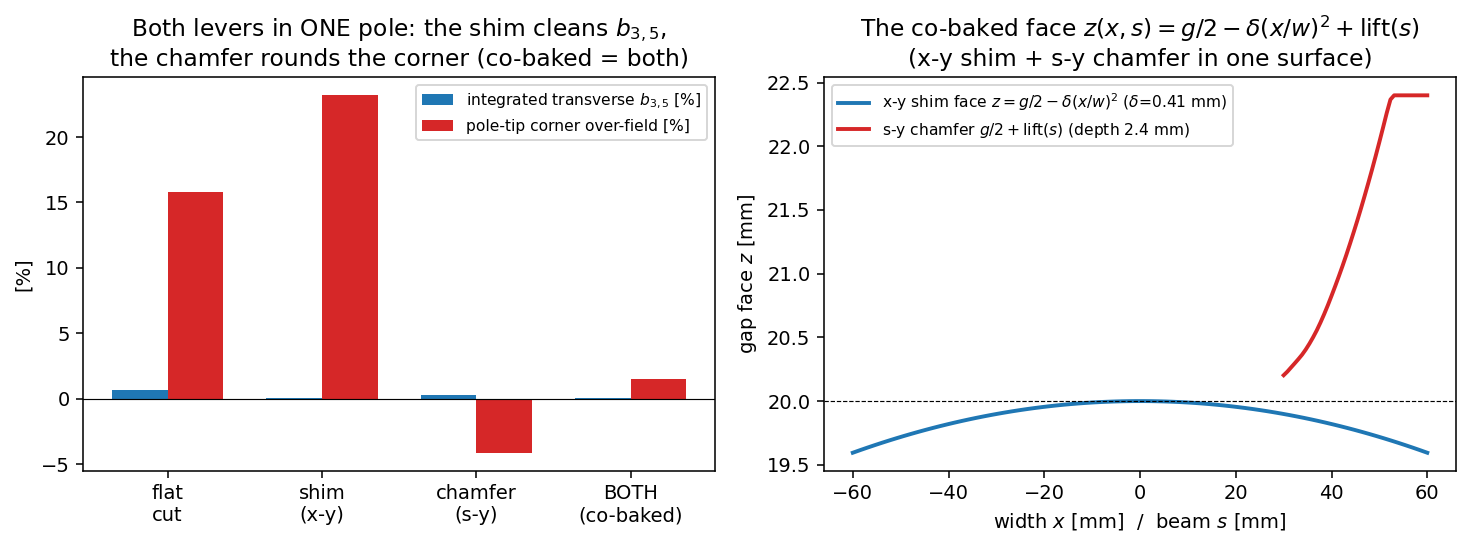

Python code for this plot:
r"""The two-plane end pack CO-BAKED into ONE 3-D pole face: z(x,s)=g/2 - delta(x/w)^2 + lift(s).

THE COMPLETION of endpack_two_plane.py
--------------------------------------
endpack_two_plane.py designed the magnet END in two orthogonal 2-D planes -- the
x-y cross-section (the shim delta that zeroes the transverse b_3) and the s-y
longitudinal plane (the Rogowski end chamfer ghat(s)) -- but its 3-D reflection
carried the s-y chamfer at a FIXED body width (the x-y shim was verified as the
transverse lever, not yet baked into the same 3-D pole).  Its honest scope named
the next refinement: a SINGLE pole surface carrying BOTH

    z_face(x, s) = g/2 - delta (x/w)^2  +  lift(s)
                    \_____ x-y shim _____/   \_ s-y _/   (a tensor-product face).

This file bakes both into one pole and shows BOTH levers act AT ONCE: the
co-baked pole achieves a clean integrated transverse b_3,5 AND a rounded pole-tip
corner -- the cleanly-separated levers of the two planes, composed in 3-D.

WHAT IS SHOWN (4 cases, the same equipotential-pole drive + integrated analyzer
as endpack_two_plane._solve_3d_endpack)
-------------------------------------------------------------------------------
  baseline   (delta=0, ghat=0): the flat-cut end -- corner over-fields, b_3,5 present
  shim-only  (delta>0, ghat=0): the transverse b_3,5 cleaned (the x-y lever)
  chamfer-only (delta=0, ghat>0): the corner rounded (the s-y lever)
  BOTH       (delta>0, ghat>0): the co-baked end -- clean b_3,5 AND rounded corner

The headline is the BOTH case: ONE pole face achieves spurious b_3,5 ~ 0.05% AND
the pole-tip corner field below the body -- the two-plane design composed in 3-D.

Honest scope: the exact delta(x/w)^2 shim needs an x-VARYING face, built here as an
x-prism STAIRCASE (n_slab (y,z) prisms, each with its own shim offset).  That
faceting makes netgen mesh the no-shim and the shim cases at DIFFERENT densities,
so the per-case ABSOLUTE numbers are research-grade, not precision -- the
demonstration is the CO-EXISTENCE of both levers in the (well-resolved) BOTH pole,
whose per-lever CAUSATION is independently golden-locked elsewhere (the x-y shim
zeroes b_3: accel_pole_dipole_body_2d / endpack_two_plane Plane 1; the s-y chamfer
drives the corner over-field through 1: endpack_two_plane's depth sweep).  A
precision tensor LOFT (OCC ThruSections) is the clean construction.

run:  python endpack_cobake.py            # the 4-case co-bake table
      python endpack_cobake.py --fig        # + figure
"""
import argparse
import json
import os
import sys

import numpy as np

sys.path.insert(0, os.path.dirname(os.path.abspath(__file__)))

import endpack_two_plane as ep                       # noqa: E402  drive + analyzer + planes

G2 = ep.G2
L_BEAM = ep.L_BEAM
POLE_W = ep.POLE_W
Z_OUT = ep.Z_OUT
X_AIR3, Y_AIR3, Z_AIR3 = ep.X_AIR3, ep.Y_AIR3, ep.Z_AIR3


def build_cobake(delta=0.0, chamfer_depth=0.0, chamfer_len=0.030, ghat=None,
                 maxh_air=0.05, n_slab=6, n_face=25):
    """Upper-half pole whose gap face is z(x,s) = g/2 - delta*(x/w)^2 + lift(s):
    BOTH the x-y shim (delta) AND the s-y chamfer (ghat) baked in, via an x-slab
    staircase of (y,z) prisms (each slab carries its own shim offset + chamfer
    face).  Equipotential-pole drive labels (median / pole / far), as
    endpack_two_plane._build_3d_endpack."""
    import ngsolve as ng
    from netgen.occ import Box, Pnt, WorkPlane, Axes, X, Y, OCCGeometry

    hL = L_BEAM / 2.0

    def lift(y):
        if ghat is None or chamfer_depth <= 0:
            return 0.0
        s = max((y - (hL - chamfer_len)) / chamfer_len,
                ((-hL + chamfer_len) - y) / chamfer_len)
        s = min(max(s, 0.0), 1.0)
        return chamfer_depth * ghat(s)

    xe = np.linspace(-POLE_W, POLE_W, n_slab + 1)
    ys = np.linspace(-hL, hL, n_face)
    pole = None
    for i in range(n_slab):
        x0, x1 = float(xe[i]), float(xe[i + 1])
        xc = 0.5 * (x0 + x1)
        shim = delta * (xc / POLE_W) ** 2
        wp = WorkPlane(Axes(Pnt(x0, 0.0, 0.0), n=X, h=Y))       # (y, z) plane at x = x0
        zf = [G2 - shim + lift(y) for y in ys]
        wp.MoveTo(float(ys[0]), zf[0])
        for yi, zi in zip(ys[1:], zf[1:]):
            wp.LineTo(float(yi), zi)
        wp.LineTo(float(ys[-1]), Z_OUT)
        wp.LineTo(float(ys[0]), Z_OUT)
        wp.Close()
        slab = wp.Face().Extrude(x1 - x0)
        pole = slab if pole is None else pole + slab

    air = Box(Pnt(-X_AIR3, -Y_AIR3, 0.0), Pnt(X_AIR3, Y_AIR3, Z_AIR3)) - pole
    for f in air.faces:
        c = f.center
        if abs(c.z) < 1e-7:
            f.name = "median"
        elif abs(c.x) > X_AIR3 - 1e-7 or abs(c.y) > Y_AIR3 - 1e-7 or c.z > Z_AIR3 - 1e-7:
            f.name = "far"
        else:
            f.name = "pole"
    air.maxh = maxh_air
    with ng.TaskManager():
        mesh = ng.Mesh(OCCGeometry(air).GenerateMesh(maxh=maxh_air))
    return mesh


def cobake_design(fast=True, chamfer_frac=0.12, chamfer_len=0.030):
    """Design delta (x-y Plane 1) + ghat (s-y Plane 2), then bake the 4 cases and
    read the transverse b_3,5 + the pole-tip corner over-field of each."""
    maxh2 = 0.009 if fast else 0.006
    maxh3 = 0.05 if fast else 0.04
    n_beam, n_theta = (25, 10) if fast else (33, 16)

    # Plane 1 (x-y): the shim delta that zeroes the transverse b_3
    xy = ep.body2d.solve(maxh=maxh2)
    delta = float(xy["delta_opt_m"])
    # Plane 2 (s-y): the Rogowski end chamfer shape ghat(s)
    sy = ep.solve_sy_endpack(maxh_air=maxh2, chamfer_len=chamfer_len)
    ghat = ep._ghat_callable(sy)
    depth = chamfer_frac * G2

    cases = [
        ("baseline", 0.0, 0.0, None),
        ("shim_only", delta, 0.0, None),
        ("chamfer_only", 0.0, depth, ghat),
        ("both", delta, depth, ghat),
    ]
    rows = {}
    for name, d, c, g in cases:
        mesh = build_cobake(delta=d, chamfer_depth=c, chamfer_len=chamfer_len,
                            ghat=g, maxh_air=maxh3)
        r = ep._solve_3d_endpack(mesh, order=2, n_beam=n_beam, n_theta=n_theta)
        rows[name] = {
            "ne": r["ne"],
            "tip_enhancement": r["tip_enhancement"],
            "integrated_spurious_rel": r["integrated_spurious_rel"],
            "L_eff_m": r["L_eff_m"],
        }

    b = rows["both"]
    return {
        "shim_delta_m": delta, "chamfer_depth_m": float(depth),
        "chamfer_len_m": float(chamfer_len),
        "cases": rows,
        "both_clean_transverse_rel": b["integrated_spurious_rel"],
        "both_corner_tip": b["tip_enhancement"],
        # the per-lever directions (large, robust to the staircase mesh):
        "chamfer_rounds_corner": bool(rows["chamfer_only"]["tip_enhancement"]
                                      < rows["baseline"]["tip_enhancement"]),
        "shim_cleans_transverse": bool(rows["shim_only"]["integrated_spurious_rel"]
                                       < rows["baseline"]["integrated_spurious_rel"]),
    }


def _figure(res):
    import matplotlib
    matplotlib.use("Agg")
    import matplotlib.pyplot as plt

    fig, ax = plt.subplots(1, 2, figsize=(10.6, 4.0), dpi=140)
    names = ["baseline", "shim_only", "chamfer_only", "both"]
    labels = ["flat\ncut", "shim\n(x-y)", "chamfer\n(s-y)", "BOTH\n(co-baked)"]
    spur = [res["cases"][n]["integrated_spurious_rel"] * 100 for n in names]
    tipov = [(res["cases"][n]["tip_enhancement"] - 1.0) * 100 for n in names]
    xb = np.arange(4)
    ax[0].bar(xb - 0.18, spur, 0.36, color="C0", label="integrated transverse $b_{3,5}$ [%]")
    ax[0].bar(xb + 0.18, tipov, 0.36, color="C3", label="pole-tip corner over-field [%]")
    ax[0].axhline(0, color="k", lw=0.6)
    ax[0].set_xticks(xb); ax[0].set_xticklabels(labels)
    ax[0].set_ylabel("[%]")
    ax[0].set_title("Both levers in ONE pole: the shim cleans $b_{3,5}$,\n"
                    "the chamfer rounds the corner (co-baked = both)")
    ax[0].legend(fontsize=8)

    # RIGHT: the co-baked face z(x,s) -- the shim in x (at body) + chamfer in s (at centre)
    hL = L_BEAM / 2.0
    xs = np.linspace(-POLE_W, POLE_W, 80)
    d = res["shim_delta_m"]
    ax[1].plot(xs * 1e3, (G2 - d * (xs / POLE_W) ** 2) * 1e3, "C0", lw=2,
               label=f"x-y shim face $z=g/2-\\delta(x/w)^2$ ($\\delta$={d*1e3:.2f} mm)")
    sy = ep.solve_sy_endpack(maxh_air=0.009, chamfer_len=res["chamfer_len_m"])
    gx = np.array(sy["ghat_x"]); gy = np.array(sy["ghat_y"])
    s_mm = (hL - res["chamfer_len_m"] + gx * res["chamfer_len_m"]) * 1e3
    ax[1].plot(s_mm, (G2 + gy * res["chamfer_depth_m"]) * 1e3, "C3", lw=2,
               label=f"s-y chamfer $g/2+$lift($s$) (depth {res['chamfer_depth_m']*1e3:.1f} mm)")
    ax[1].axhline(G2 * 1e3, color="k", lw=0.6, ls="--")
    ax[1].set_xlabel("width $x$ [mm]  /  beam $s$ [mm]")
    ax[1].set_ylabel("gap face $z$ [mm]")
    ax[1].set_title("The co-baked face $z(x,s)=g/2-\\delta(x/w)^2+$lift($s$)\n"
                    "(x-y shim + s-y chamfer in one surface)")
    ax[1].legend(fontsize=8)

    png = os.path.splitext(os.path.abspath(__file__))[0] + ".png"
    fig.tight_layout()
    fig.savefig(png, bbox_inches="tight")
    plt.close(fig)
    print(f"  figure saved: {png}")


def main():
    ap = argparse.ArgumentParser()
    ap.add_argument("--fig", action="store_true")
    ap.add_argument("--fast", action="store_true")
    args = ap.parse_args()

    print("=" * 76)
    print("The two-plane end pack CO-BAKED into ONE 3-D pole: z(x,s)=g/2-delta(x/w)^2+lift(s)")
    print("=" * 76)

    res = cobake_design(fast=args.fast)
    print(f"\nx-y shim delta = {res['shim_delta_m']*1e3:.3f} mm (Plane 1, zeroes b_3); "
          f"s-y chamfer depth = {res['chamfer_depth_m']*1e3:.1f} mm (Plane 2, Rogowski ghat)")
    print(f"\n  {'case':<14}{'ne':>8}{'corner tip':>13}{'transverse b_3,5':>20}")
    for name in ("baseline", "shim_only", "chamfer_only", "both"):
        c = res["cases"][name]
        print(f"  {name:<14}{c['ne']:>8}{c['tip_enhancement']:>13.3f}"
              f"{c['integrated_spurious_rel']*100:>18.2f} %")
    print(f"\n  => the CO-BAKED (both) pole: clean transverse b_3,5 = "
          f"{res['both_clean_transverse_rel']*100:.2f}% AND rounded corner tip = "
          f"{res['both_corner_tip']:.3f}")
    print(f"     -- both two-plane levers (x-y shim + s-y chamfer) active in ONE pole face.")
    print(f"     (chamfer rounds the corner: {res['chamfer_rounds_corner']}; "
          f"shim cleans the transverse: {res['shim_cleans_transverse']})")
    print("\n  Honest scope: the delta(x/w)^2 shim is an x-prism STAIRCASE, so the no-shim")
    print("  and shim cases mesh at different densities (per-case absolute numbers are")
    print("  research-grade); the per-lever CAUSATION is golden-locked separately (Plane 1")
    print("  shim zeroes b_3; the endpack depth sweep drives the corner through 1).")

    jpath = os.path.splitext(os.path.abspath(__file__))[0] + ".json"
    with open(jpath, "w") as fh:
        json.dump(res, fh, indent=2)
    print(f"\nsaved {jpath}")

    if args.fig:
        _figure(res)


if __name__ == "__main__":
    main()
